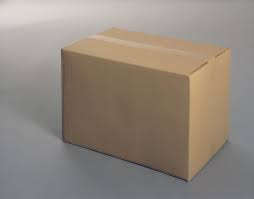
#> input picture box.jpg, 254 x 199 px
$ python sifttest1.py
#> lines starting #> are read from the running program, lines starting #| are printed output that depends on the picture
#need to install opencv-contrib
#python3.5

import cv2
import random


img = cv2.imread('box.jpg')
#> img is the input picture: shape (199, 254, 3); mean B, G, R 124.8, 134.9, 145.2
r, c = img.shape[:2]
#> r = 199; c = 254
M = cv2.getRotationMatrix2D((c/2, r/2), 90, 1)
new_img = cv2.warpAffine(img, M, (c, r))
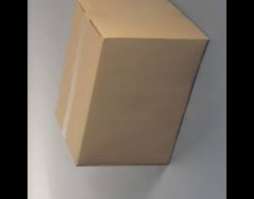
#> new_img: shape (199, 254, 3); mean B, G, R 93.6, 103.7, 113.6
cv2.imwrite('image_rot.jpg', new_img)

img_rot = cv2.imread('image_rot.jpg')

gray = cv2.cvtColor(img, cv2.COLOR_BGR2GRAY)
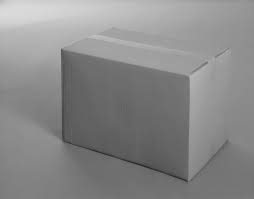
#> gray: shape (199, 254); min 37, max 219, mean 136.8
gray_rot = cv2.cvtColor(img, cv2.COLOR_BGR2GRAY)

sift = cv2.xfeatures2d.SIFT_create()

kp, desc = sift.detectAndCompute(gray, None)
#> kp = 14 keypoints; strongest (x, y, size): (63, 52, 4.4), (64, 54, 6.4), (66, 56, 9.6), (186, 180, 2.2)
kp_rot, desc_rot = sift.detectAndCompute(gray_rot, None)
#> kp_rot has the same summary as kp

bf = cv2.BFMatcher()
matches = bf.knnMatch(desc, desc_rot, k=2)
#> matches = 14 matches

good = []
for m, n in matches:
    if m.distance < 0.4 *n.distance:
        good.append([m])
#> this loop made 14 passes
#> after the loop, good = 14 matches

random.shuffle(good)

image_match = cv2.drawMatchesKnn(img, kp, img_rot, kp_rot, good[:20], flags = 2, outImg = None)
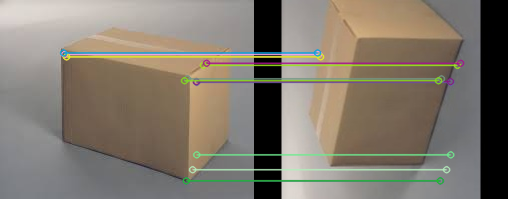
#> image_match: shape (199, 508, 3); mean B, G, R 109.7, 121.3, 129.1
cv2.imwrite('sift_matches.jpg', image_match)
